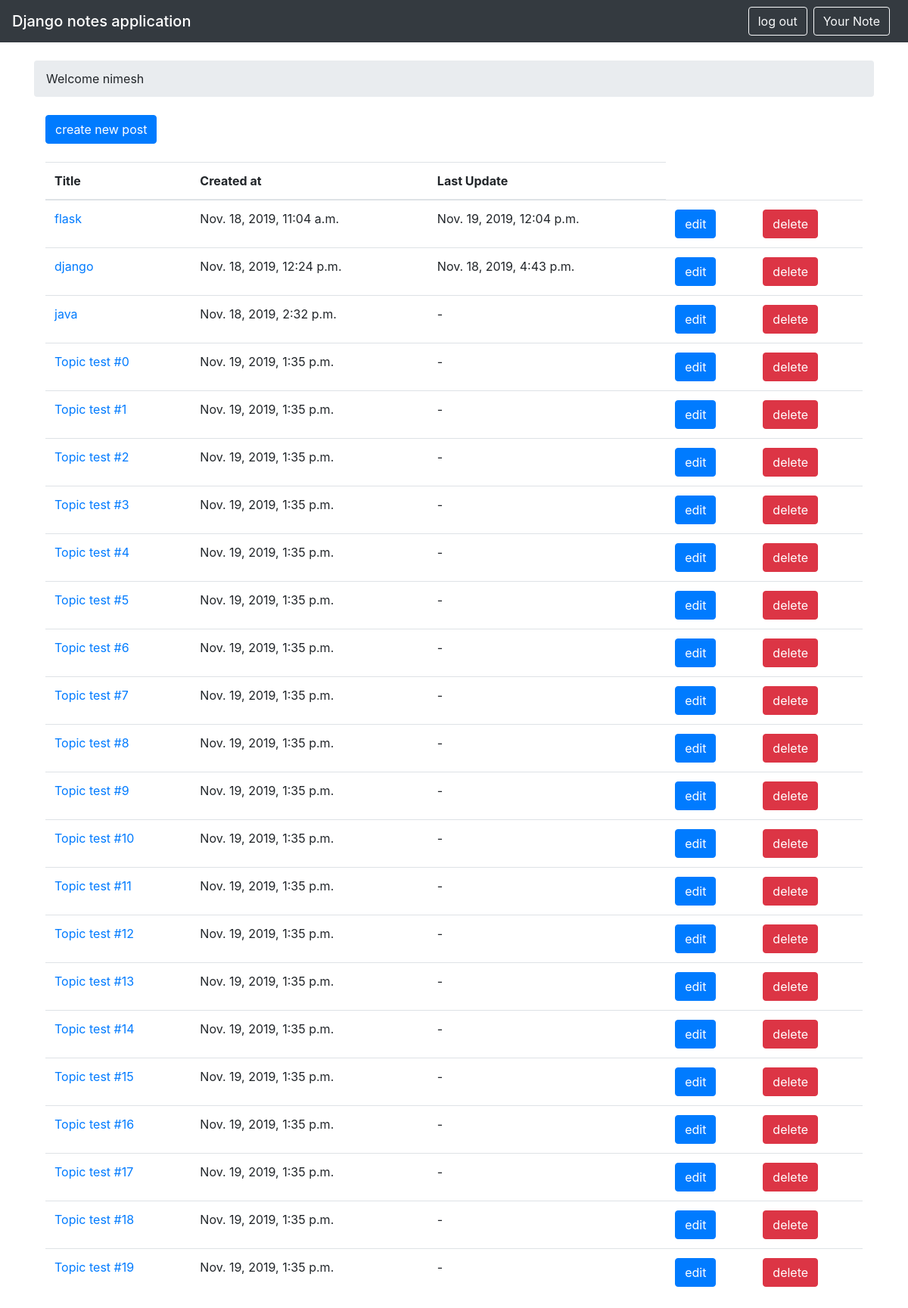
Screenshot of /user_note/ (signed in) with the database file from the repository.
### notes/models.py (models this page shows)
class TextNotes(models.Model):
    note = models.TextField(max_length=10000)
    title = models.CharField(max_length=255)
    created_at = models.DateTimeField(auto_now_add=True)
    updated_at = models.DateTimeField(null=True)
    created_by = models.ForeignKey(User, null=True, related_name='createdby')
    updated_by = models.ForeignKey(User, null=True, related_name='+')

### notes/views.py (the view)
# urls.py: url(r'^user_note/', user_note, name='user_note'),
@login_required
def user_note(request):
    user_text_note = TextNotes.objects.filter(created_by=request.user).order_by('-updated_at')
    username = request.user.username
    return render(request, 'user_note.html',
                  {'user_text_note': user_text_note,
                   'username': username,
                   })

### Templates/user_note.html
{% extends 'base.html' %}
{% block breadcrumb %}
Welcome {{ username }}
{% endblock %}
{% block content %}
<div class='container-fluid'>
    <a href="{% url 'new_note' %}"><button class="btn btn-primary">create new post </button></a>
    <br>
    <br>
    {% if not user_text_note %}
        you havent created any notes yet
    {% else %}
  <table class="table">
    <thead class="thead-inverse">
      <tr>
        <th>Title</th>
        <th>Created at</th>
        <th>Last Update</th>
      </tr>
    </thead>
    <tbody>
        {% for note_title in user_text_note %}
        <tr>
            <td> <a href="{% url 'display_note' note_title.pk %}">{{ note_title.title }}</a></td>
            <td>{{ note_title.created_at }}</td>
            {% if not note_title.updated_at %}
                <td>-</td>
            {% else %}
                <td>{{ note_title.updated_at }}</td>
            {% endif %}
            <td><a href="{% url 'edit_note' note_title.pk %}"><button class= 'btn btn-primary'> edit</button></a></td>
            <td><a href="{% url 'delete_note' note_title.pk %}"><button class='btn btn-danger'> delete </button></a></td>
        </tr>
        {% endfor %}
    </tbody>
  </table>
    {% endif %}
</div>
{% endblock %}

### Templates/base.html (shortened to what this page needs)
<!doctype html>
<html lang="en">
  <head>
    <link rel="stylesheet" href="https://stackpath.bootstrapcdn.com/bootstrap/4.3.1/css/bootstrap.min.css">
  </head>
  <body>
    <nav class="navbar navbar-dark bg-dark">
        <span class="navbar-brand mb-0 h1"> Django notes application</span>
        <ul class="navbar-nav flex-row ml-md-auto d-none d-md-flex">
            {% if user.is_authenticated %}
            <li class='nav-item mr-2'> <a href="{% url 'logout' %}"><button class='btn btn-outline-light'>log out</button></a></li>
            <li class='nav-item mr-2'> <a href="{% url 'user_note' %}"><button class='btn btn-outline-light'>Your Note</button></a></li>
            {% else %}
            <li class='nav-item mr-2'> <a href="{% url 'signup' %}"><button class='btn btn-outline-light'>sign up</button></a></li>
            <li class='nav-item mr-2'> <a href="{% url 'login' %}"><button class='btn btn-outline-light'>log in</button></a></li>
            {% endif %}
        </ul>
    </nav>
     <div class="container">
      <ol class="breadcrumb my-4">
        {% block breadcrumb %}
        {% endblock %}
      </ol>
      {% block content %}
      {% endblock %}
    </div>
  </body>
</html>

### rows the page displays
TextNotes: title "flask", created_at "Nov. 18, 2019, 11:04 a.m.", updated_at "Nov. 19, 2019, 12:04 p.m."
TextNotes: title "django", created_at "Nov. 18, 2019, 12:24 p.m.", updated_at "Nov. 18, 2019, 4:43 p.m."
TextNotes: title "java", created_at "Nov. 18, 2019, 2:32 p.m."
TextNotes: title "Topic test #0", created_at "Nov. 19, 2019, 1:35 p.m."
TextNotes: title "Topic test #1", created_at "Nov. 19, 2019, 1:35 p.m."
TextNotes: title "Topic test #2", created_at "Nov. 19, 2019, 1:35 p.m."
TextNotes: title "Topic test #3", created_at "Nov. 19, 2019, 1:35 p.m."
TextNotes: title "Topic test #4", created_at "Nov. 19, 2019, 1:35 p.m."
TextNotes: title "Topic test #5", created_at "Nov. 19, 2019, 1:35 p.m."
TextNotes: title "Topic test #6", created_at "Nov. 19, 2019, 1:35 p.m."
TextNotes: title "Topic test #7", created_at "Nov. 19, 2019, 1:35 p.m."
TextNotes: title "Topic test #8", created_at "Nov. 19, 2019, 1:35 p.m."
TextNotes: title "Topic test #9", created_at "Nov. 19, 2019, 1:35 p.m."
TextNotes: title "Topic test #10", created_at "Nov. 19, 2019, 1:35 p.m."
TextNotes: title "Topic test #11", created_at "Nov. 19, 2019, 1:35 p.m."
TextNotes: title "Topic test #12", created_at "Nov. 19, 2019, 1:35 p.m."
TextNotes: title "Topic test #13", created_at "Nov. 19, 2019, 1:35 p.m."
TextNotes: title "Topic test #14", created_at "Nov. 19, 2019, 1:35 p.m."
TextNotes: title "Topic test #15", created_at "Nov. 19, 2019, 1:35 p.m."
TextNotes: title "Topic test #16", created_at "Nov. 19, 2019, 1:35 p.m."
TextNotes: title "Topic test #17", created_at "Nov. 19, 2019, 1:35 p.m."
TextNotes: title "Topic test #18", created_at "Nov. 19, 2019, 1:35 p.m."
TextNotes: title "Topic test #19", created_at "Nov. 19, 2019, 1:35 p.m."

### other values shown
{{ username }} "nimesh"
